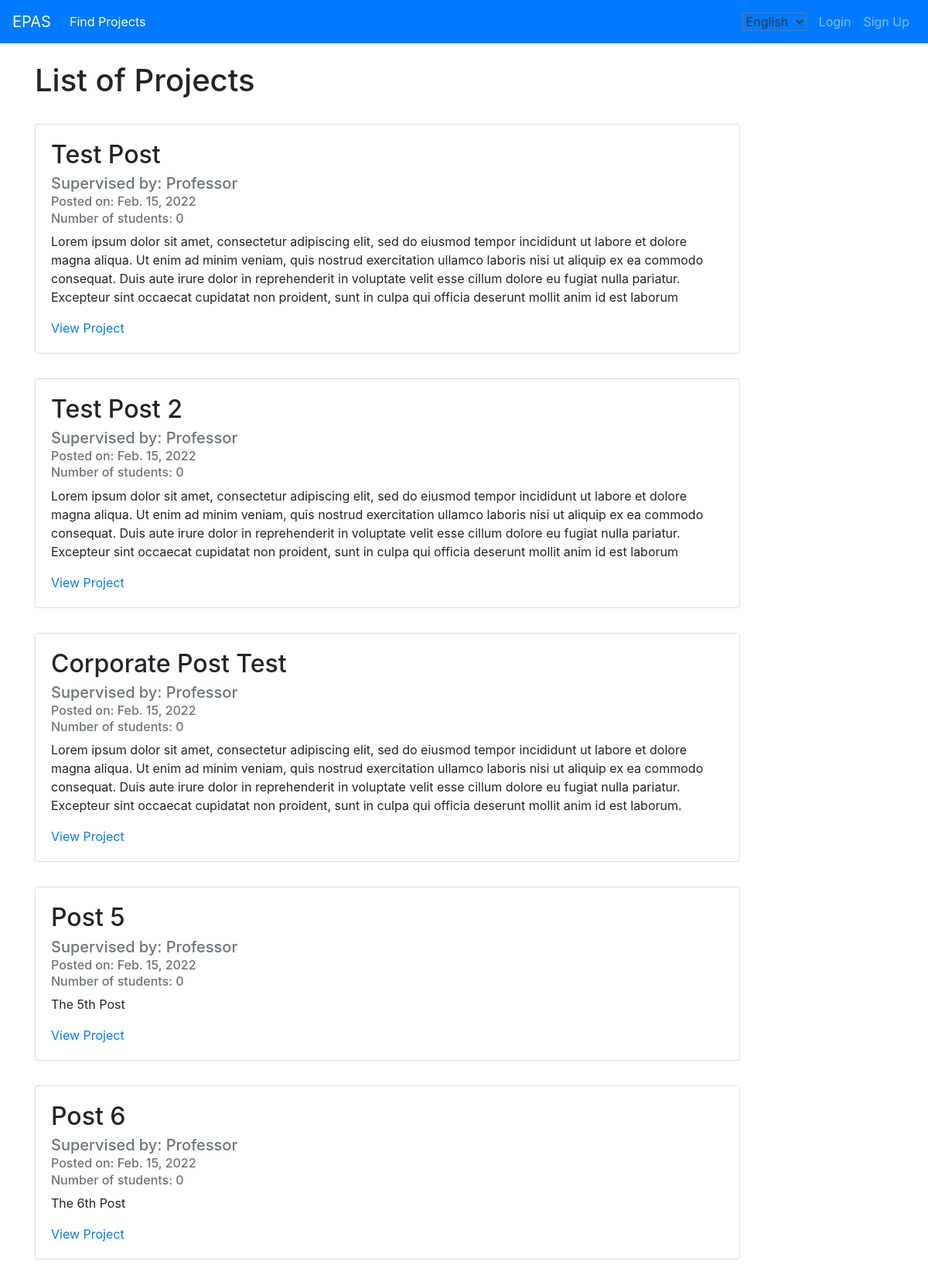
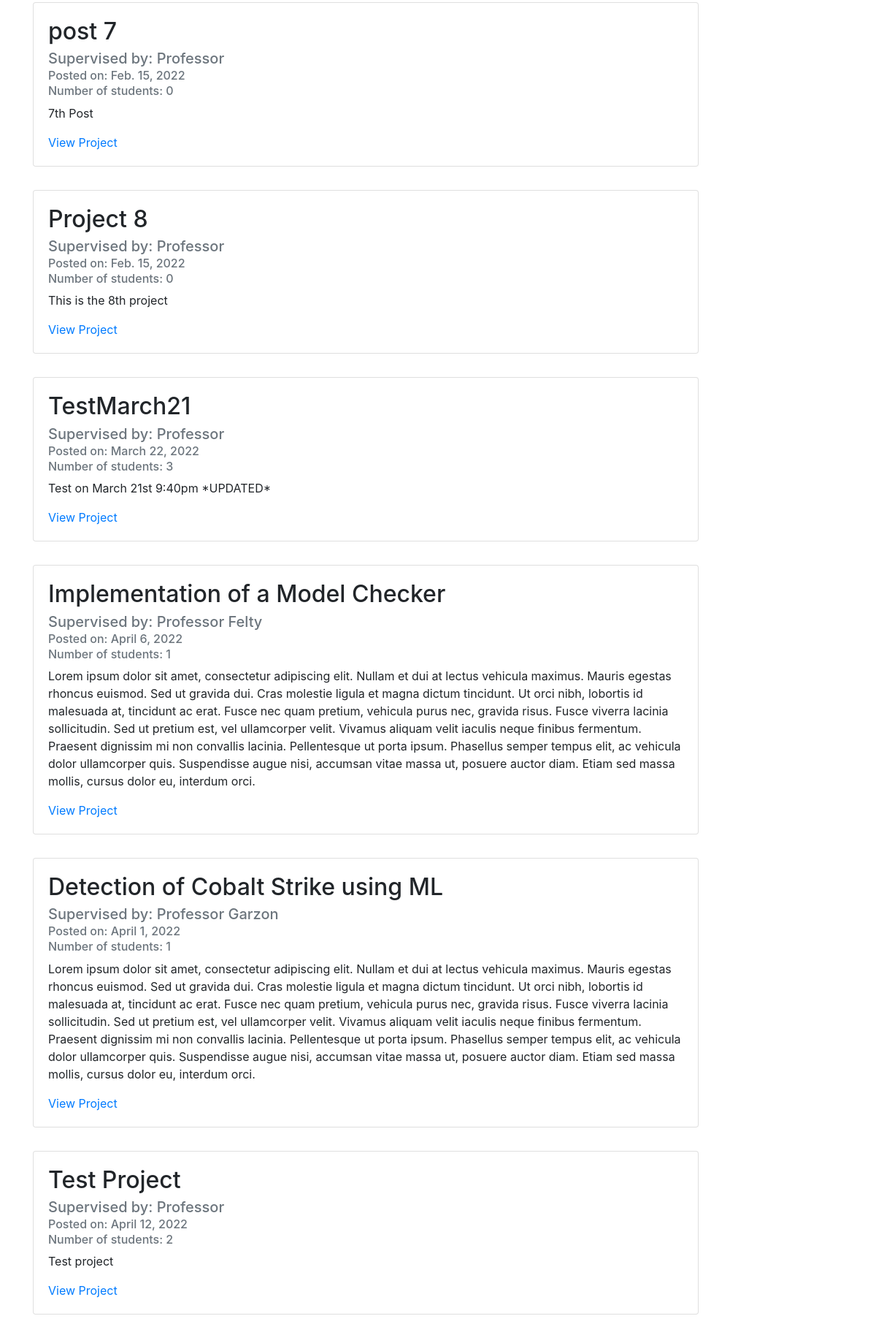
The page / on the database its author committed (2 pictures, top to bottom).
### projectListing/models.py (models this page shows, shortened)
class Post(models.Model):
    courses = (
    ('CSI4900', 'CSI4900'),
    )
    title = models.CharField(max_length=100, verbose_name='Project name:')
    description = models.TextField(verbose_name='Project description:')
    date_posted = models.DateField(default=timezone.now)
    professor = models.ForeignKey(User, on_delete=models.CASCADE)
    student = models.ForeignKey(User, null=True, on_delete=models.CASCADE, related_name='student')
    desiredNumStudents = models.IntegerField(verbose_name='Ideal number of students')
    maxNumStudents = models.IntegerField(verbose_name='Max number of students:')
    minTermLength = models.IntegerField(verbose_name='Min number of months:')
    maxTermLength = models.IntegerField(verbose_name='Max number of months:')
    relatedProgram = models.CharField(max_length=100, blank=True, default="null", verbose_name='Program:')
    course = models.CharField(
                max_length=100,
                choices=courses,
                blank=True,
                default="null",
                verbose_name='Course:')
    active = models.BooleanField(default=True, verbose_name='Active')
    isApproved = models.BooleanField(default=False, verbose_name='Approve?')
    completed = models.BooleanField(default=False, verbose_name='Mark as complete?')

class User(AbstractUser):
    class Types(models.TextChoices):
        STUDENT = 'STUDENT', 'Student'
        PROFESSOR = 'PROFESSOR', 'Professor'
        CORPORATE_SUPERVISOR = 'CORPORATE_SUPERVISOR', 'Corporate Supervisor'
        PROGRAM_DIRECTOR = 'PROGRAM_DIRECTOR', 'Program Director'
    type = models.CharField(max_length=50, choices=Types.choices, default=Types.STUDENT)

### projectListing/views.py (the view, shortened to what this page needs)
# urls.py: path('', views.home, name='projectListing-home'),
def home(request):
    if request.user.is_anonymous:
        context = {
            'postedProject': Post.objects.filter(student=None),
            'appliedProject': Application.objects.all()
        }
        return render(request, 'projectListing/home.html', context)

### projectListing/templates/projectListing/home.html (shortened to what this page needs)
{% extends "projectListing/base.html" %}
{% load i18n %}
{% block content %}
<br>
    <h1>{% trans "List of Projects" %}</h1>    <br>
    <div class="card-deck">
        {% if user.type == "STUDENT" %}
            {% for post in application %}
                <div class="card" style="min-width: 80%; max-width: 80%; margin-bottom: 2rem;">
                    <div class="card-body">
                        <h2 class="card-title">{{ post.project.title }}</h2>
                        <h5 class="card-subtitle mb-2 text-muted">{% trans "Supervised by: Professor" %} {{ post.project.professor.last_name }}</h3>
                        <h6 class="card-subtitle mb-2 text-muted">{% trans "Posted on:" %} {{ post.project.date_posted }}</h3>
                        <h6 class="card-subtitle mb-2 text-muted">{% trans "Number of students:" %} {{ post.project.desiredNumStudents}}</h3>
                        <p class="card-text">{{ post.project.description }}</p>
                        <a href="{% url 'application-detail' post.id %}" class="card-link">{% trans "Edit Application" %}</a>
                    </div>
                </div>
            {% endfor %}
            {% for post in postedProject %}
                <div class="card" style="min-width: 80%; max-width: 80%; margin-bottom: 2rem;">
                    <div class="card-body">
                        <h2 class="card-title">{{ post.title }}</h2>
                        <h5 class="card-subtitle mb-2 text-muted">{% trans "Supervised by: Professor" %} {{ post.professor.last_name }}</h3>
                        <h6 class="card-subtitle mb-2 text-muted">{% trans "Posted on:" %} {{ post.date_posted }}</h3>
                        <h6 class="card-subtitle mb-2 text-muted">{% trans "Number of students:" %} {{ post.desiredNumStudents}}</h3>
                        <p class="card-text">{{ post.description }}</p>
                        <a href="{% url 'post-detail' post.id %}" class="card-link">{% trans "View Project" %}</a>
                    </div>
                </div>
            {% endfor %}
        {% else %}
            {% for post in postedProject %}
                <div class="card" style="min-width: 80%; max-width: 80%; margin-bottom: 2rem;">
                    <div class="card-body">
                        <h2 class="card-title">{{ post.title }}</h2>
                        <h5 class="card-subtitle mb-2 text-muted">{% trans "Supervised by: Professor" %} {{ post.professor.last_name }}</h3>
                        <h6 class="card-subtitle mb-2 text-muted">{% trans "Posted on:" %} {{ post.date_posted }}</h3>
                        <h6 class="card-subtitle mb-2 text-muted">{% trans "Number of students:" %} {{ post.desiredNumStudents}}</h3>
                        <p class="card-text">{{ post.description }}</p>
                        <a href="{% url 'post-detail' post.id %}" class="card-link">{% trans "View Project" %}</a>
                    </div>
                </div>
            {% endfor %}
        {% endif %}
{% endblock content %}

### rows shown on the page
Post: title "Test Post", date_posted "Feb. 15, 2022", desiredNumStudents "0", description "Lorem ipsum dolor sit amet, consectetur adipiscing elit, sed do eiusmod tempor incididunt ut labore et dolore magna aliqua. Ut enim ad minim veniam, quis nostrud exercitation ullamco laboris nisi ut aliquip ex ea commodo consequat. Duis aute irure dolor in reprehenderit in voluptate velit esse cillum dolore eu fugiat nulla pariatur. Excepteur sint occaecat cupidatat non proident, sunt in culpa qui officia deserunt mollit anim id est laborum"
Post: title "Test Post 2", date_posted "Feb. 15, 2022", desiredNumStudents "0", description "Lorem ipsum dolor sit amet, consectetur adipiscing elit, sed do eiusmod tempor incididunt ut labore et dolore magna aliqua. Ut enim ad minim veniam, quis nostrud exercitation ullamco laboris nisi ut aliquip ex ea commodo consequat. Duis aute irure dolor in reprehenderit in voluptate velit esse cillum dolore eu fugiat nulla pariatur. Excepteur sint occaecat cupidatat non proident, sunt in culpa qui officia deserunt mollit anim id est laborum"
Post: title "Corporate Post Test", date_posted "Feb. 15, 2022", desiredNumStudents "0", description "Lorem ipsum dolor sit amet, consectetur adipiscing elit, sed do eiusmod tempor incididunt ut labore et dolore magna aliqua. Ut enim ad minim veniam, quis nostrud exercitation ullamco laboris nisi ut aliquip ex ea commodo consequat. Duis aute irure dolor in reprehenderit in voluptate velit esse cillum dolore eu fugiat nulla pariatur. Excepteur sint occaecat cupidatat non proident, sunt in culpa qui officia deserunt mollit anim id est laborum."
Post: title "Post 5", date_posted "Feb. 15, 2022", desiredNumStudents "0", description "The 5th Post"
Post: title "Post 6", date_posted "Feb. 15, 2022", desiredNumStudents "0", description "The 6th Post"
Post: title "post 7", date_posted "Feb. 15, 2022", desiredNumStudents "0", description "7th Post"
Post: title "Project 8", date_posted "Feb. 15, 2022", desiredNumStudents "0", description "This is the 8th project"
Post: title "TestMarch21", date_posted "March 22, 2022", desiredNumStudents "3", description "Test on March 21st 9:40pm *UPDATED*"
Post: title "Implementation of a Model Checker", professor.last_name "Felty", date_posted "April 6, 2022", desiredNumStudents "1", description "Lorem ipsum dolor sit amet, consectetur adipiscing elit. Nullam et dui at lectus vehicula maximus. Mauris egestas rhoncus euismod. Sed ut gravida dui. Cras molestie ligula et magna dictum tincidunt. Ut orci nibh, lobortis id malesuada at, tincidunt ac erat. Fusce nec quam pretium, vehicula purus nec, gravida risus. Fusce viverra lacinia sollicitudin. Sed ut pretium est, vel ullamcorper velit. Vivamus aliquam velit iaculis neque finibus fermentum. Praesent dignissim mi non convallis lacinia. Pellentesque ut porta ipsum. Phasellus semper tempus elit, ac vehicula dolor ullamcorper quis. Suspendisse augue nisi, accumsan vitae massa ut, posuere auctor diam. Etiam sed massa mollis, cursus dolor…"
Post: title "Detection of Cobalt Strike using ML", professor.last_name "Garzon", date_posted "April 1, 2022", desiredNumStudents "1", description "Lorem ipsum dolor sit amet, consectetur adipiscing elit. Nullam et dui at lectus vehicula maximus. Mauris egestas rhoncus euismod. Sed ut gravida dui. Cras molestie ligula et magna dictum tincidunt. Ut orci nibh, lobortis id malesuada at, tincidunt ac erat. Fusce nec quam pretium, vehicula purus nec, gravida risus. Fusce viverra lacinia sollicitudin. Sed ut pretium est, vel ullamcorper velit. Vivamus aliquam velit iaculis neque finibus fermentum. Praesent dignissim mi non convallis lacinia. Pellentesque ut porta ipsum. Phasellus semper tempus elit, ac vehicula dolor ullamcorper quis. Suspendisse augue nisi, accumsan vitae massa ut, posuere auctor diam. Etiam sed massa mollis, cursus dolor…"
Post: title "Test Project", date_posted "April 12, 2022", desiredNumStudents "2", description "Test project"

### other values the page prints
form field language "English"
